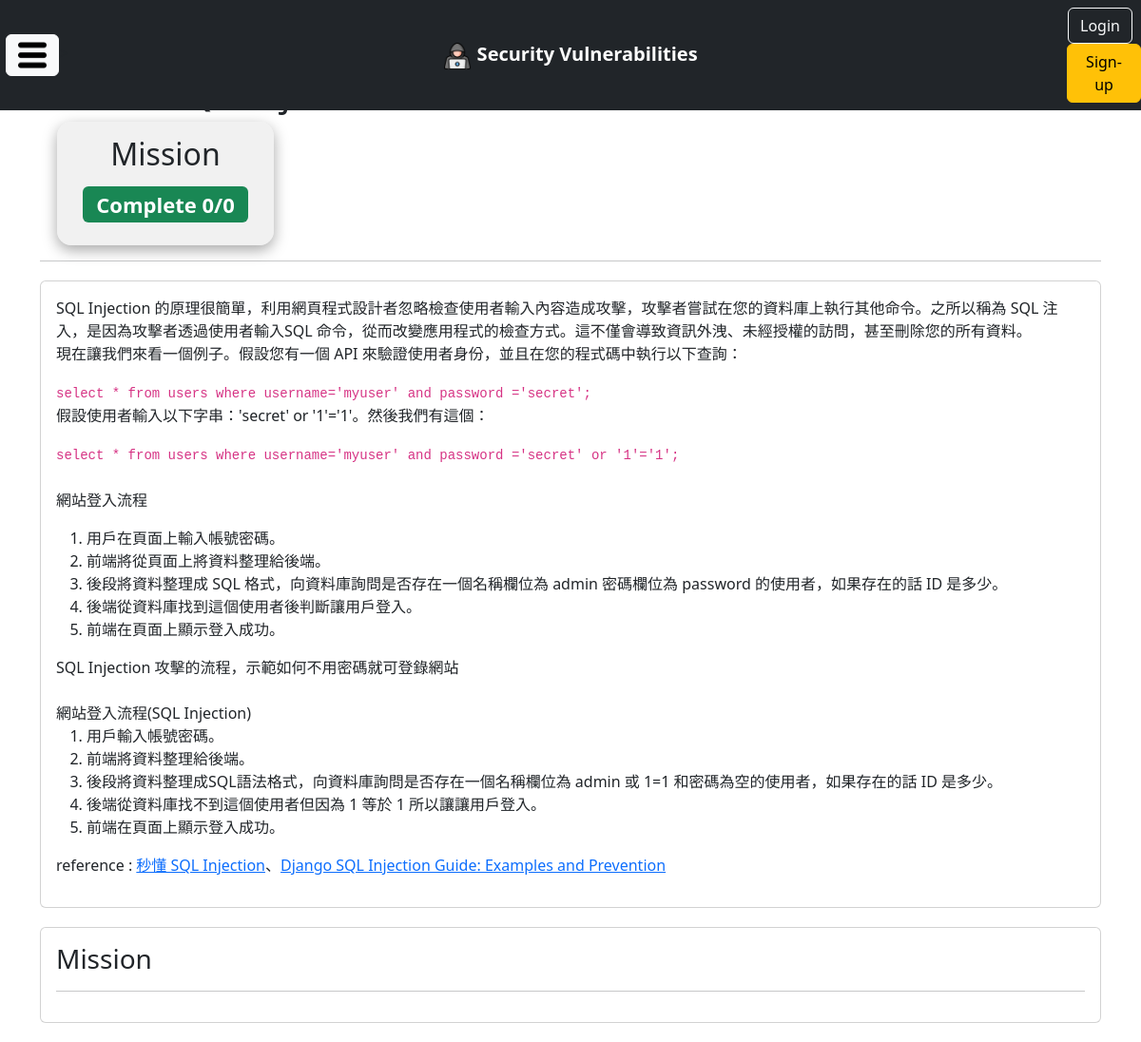
The page /sql_injection/ on the database as committed earlier.
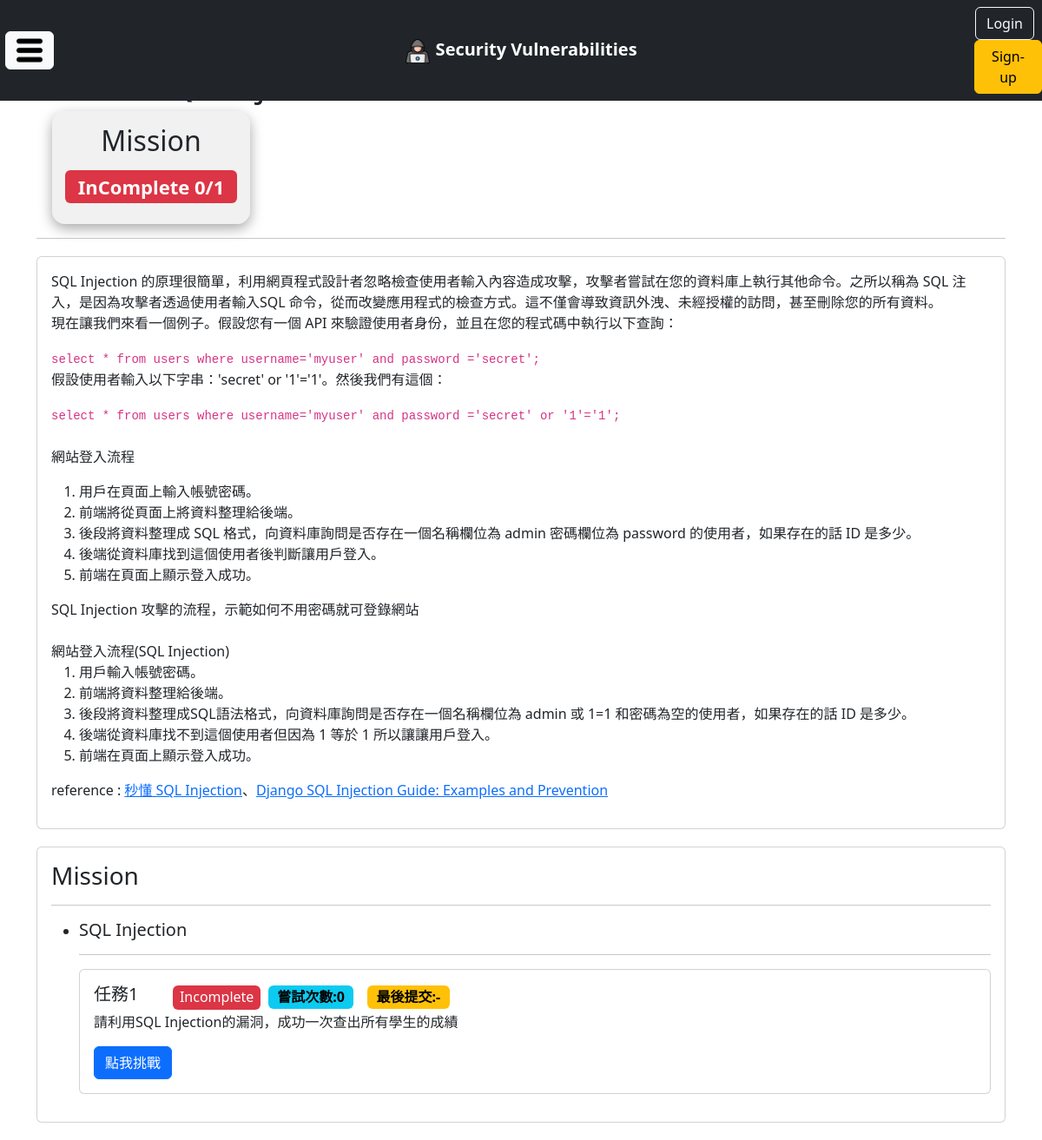
The same page on the database as committed later.
### students/models.py (models this page shows, shortened)
class Mission(models.Model):
    title = models.CharField(max_length=100)
    description = models.TextField(default="")
    alias = models.CharField(max_length=100, default="")
    category = models.ForeignKey(MissionCategory, on_delete=models.CASCADE)

### students/views.py (the view)
# urls.py: path('sql_injection/', students.sql_injection_vulnerable, name='SqlInjection'),
def sql_injection_vulnerable(request):
    category_id = MissionCategory.objects.get(title='SQL Injection').id
    missions_info, missions_complete_count = StudentService.get_missions_info(request.user.id, category_id)
    return render(request, 'students/sql_injection.html', locals())

### students/service.py (called while the page is built)
    def get_max_attempts(user_id, mission_id):
        max_attempts = MissionRecord.objects.filter(student_id=user_id, mission_id=mission_id).aggregate(Max('attempts'))['attempts__max']
        return max_attempts if max_attempts != None else 0

    def get_missions_info(user_id, category_id):
        missions_info = []
        missions = Mission.objects.filter(category_id=category_id)
        missions_complete_count = 0
        for mission in missions:
            records = MissionRecord.objects.filter(student_id=user_id, mission_id=mission.id)
            is_completed = records.filter(is_completed=True).exists()
            if is_completed:
                missions_complete_count += 1
            missions_info.append({
                'mission': mission,
                'records': records,
                'is_completed': is_completed,
                'attempts': StudentService.get_max_attempts(user_id, mission.id),
                'last_attempt': records.order_by('-created_at').first().created_at if records.exists() else ''
            })
        return missions_info, missions_complete_count

### students/templatetags/filter.py (called while the page is built)
@register.filter
def formatTime(datetime):
    if datetime == '':
        return '-'
    return datetime.strftime("%Y/%m/%d")

@register.filter
def length(list):
    return len(list)

### templates/students/sql_injection.html (shortened to what this page needs)
{% extends "base.html" %}
{% block content %}
{% load filter %}
<div class="row">
    <div class="col-9">
        <h1>什麼是 SQL Injection？</h1>
    </div>
    <div class="col-3"
        style="text-align: center;background-color: #e3e3e381;width: 20%;height: 130px;border-radius: 15px; box-shadow: rgba(0, 0, 0, 0.35) 0px 5px 15px;margin: 0px 30px;">
        {% if missions_complete_count == missions_info|length %}
        <h2 style="margin: 15px;">Mission</h2>
        <span class="badge bg-success" style="margin: 0px 0px 15px;font-size: 22px;">
            Complete {{ missions_complete_count }}/{{ missions_info|length }}
        </span>
        {% else %}
        <h2 style="margin: 15px;">Mission</h2>
        <span class="badge bg-danger" style="margin: 0px 0px 15px;font-size: 22px;">
            InComplete {{ missions_complete_count }}/{{ missions_info|length }}
        </span>
        {% endif %}
    </div>
</div>
<hr>
<div class="card" style="margin: 20px 0px;">
    <div class="card-body">
        <p>SQL Injection 的原理很簡單，利用網頁程式設計者忽略檢查使用者輸入內容造成攻擊，攻擊者嘗試在您的資料庫上執行其他命令。之所以稱為 SQL 注入，是因為攻擊者透過使用者輸入SQL
            命令，從而改變應用程式的檢查方式。這不僅會導致資訊外洩、未經授權的訪問，甚至刪除您的所有資料。
            <br>
            現在讓我們來看一個例子。假設您有一個 API 來驗證使用者身份，並且在您的程式碼中執行以下查詢：
        </p>
        <code>
                select * from users where username='myuser' and password ='secret';
            </code>
        <br>
        <p>假設使用者輸入以下字串：'secret' or '1'='1'。然後我們有這個： </p>
        <code>
                select * from users where username='myuser' and password ='secret' or '1'='1';
            </code>
            <br>
            <br>
        <p>網站登入流程
        <ol>
            <li>用戶在頁面上輸入帳號密碼。</li>
            <li>前端將從頁面上將資料整理給後端。</li>
            <li>後段將資料整理成 SQL 格式，向資料庫詢問是否存在一個名稱欄位為 admin 密碼欄位為 password 的使用者，如果存在的話 ID 是多少。</li>
            <li>後端從資料庫找到這個使用者後判斷讓用戶登入。</li>
            <li>前端在頁面上顯示登入成功。</li>
        </ol>
        SQL Injection 攻擊的流程，示範如何不用密碼就可登錄網站<br>
            <br>
        網站登入流程(SQL Injection)
        <ol>
            <li>用戶輸入帳號密碼。</li>
            <li>前端將資料整理給後端。</li>
            <li>後段將資料整理成SQL語法格式，向資料庫詢問是否存在一個名稱欄位為 admin 或 1=1 和密碼為空的使用者，如果存在的話 ID 是多少。</li>
            <li>後端從資料庫找不到這個使用者但因為 1 等於 1 所以讓讓用戶登入。</li>
            <li>前端在頁面上顯示登入成功。</li>
        </ol>
        </p>
        <p>reference : <a href="https://tech-blog.cymetrics.io/posts/nick/sqli/">秒懂 SQL Injection</a>、<a
                href="https://www.stackhawk.com/blog/sql-injection-prevention-django/">Django SQL Injection Guide:
                Examples and Prevention</a></p>
    </div>
</div>
<div class="card" style="margin: 20px 0px;">
    <div class="card-body">
        <h3 class="card-title">Mission</h3>
        <hr>
        {% for mission_info in missions_info %}
        <ul>
            <li>
                <h5>{{ mission_info.mission.title }}</h4>
                    <hr>
                    <div class="card">
                        <div class="card-body">
                            <div class="row" style="align-items: center;">
                                <h5 class="card-title col-1" style="display: inline;">任務{{ forloop.counter }}</h5>
                                <div class="col-11">
                                    <div style="width: 110px;display: inline-block;text-align: center;">
                                        {% if mission_info.is_completed %}
                                        <span class="badge bg-success">
                                            <h6 style="margin: 0;">Complete</h6>
                                        </span>
                                        {% else %}
                                        <span class="badge bg-danger">
                                            <h6 style="margin: 0;">Incomplete</h6>
                                        </span>
                                        {% endif %}
                                    </div>
                                    <div style="width: 110px;display: inline-block;">
                                        <span class="badge text-bg-info" style="font-size: 16px;">嘗試次數:{{ mission_info.attempts }}</span>
                                    </div>
                                    <div style="width: 185px;display: inline-block;">
                                        <span class="badge text-bg-warning" style="font-size: 16px;">最後提交:{{ mission_info.last_attempt|formatTime }}</span>
                                    </div>
                                </div>
                            </div>
                            <p class="card-text">{{ mission_info.mission.description }}</p>
                            <button type="button" class="btn btn-primary" data-bs-toggle="modal"
                                data-bs-target="#{{ mission_info.mission.alias }}">
                                點我挑戰
                            </button>
                        </div>
                    </div>
            </li>
        </ul>
        {% endfor %}
    </div>
</div>
{% endblock %}

### templates/base.html (shortened to what this page needs)
<!DOCTYPE html>
<html lang="en">
<head>
    {% load static %}
    <link rel="stylesheet" href="https://cdn.jsdelivr.net/npm/bootstrap@5.2.3/dist/css/bootstrap.min.css"
>
    <link rel="stylesheet" type="text/css" href="{% static 'css/search.css' %}" />
</head>
<body>
    <br><br><br>
    <nav class="navbar navbar-expand-md navbar-dark bg-dark fixed-top row " style="background-color: #fde3e3;">
        <div class=" col-sm-1" style="text-align: center;">
            <button class="btn btn-light" type="button" data-bs-toggle="offcanvas"
                data-bs-target="#offcanvasWithBothOptions" aria-controls="offcanvasWithBothOptions"><img
                    src="{% static 'images/menu.png'%}" width="30" height="30" alt=""></button>>
        </div>
        <a href="{% url 'Index' %}" class="navbar-brand mx-auto col-sm-10"
            style="font-weight: bold;text-align: center;">
            <img src="{% static 'images/logo.png' %}" width="30" height="30" class="d-inline-block aligßn-top" alt="">
            Security Vulnerabilities
        </a>
        <div class="col-sm-1" style="text-align: center;">
            {% if user.is_authenticated %}
            <a type="button" class="btn btn-danger" href="{% url 'Logout' %}">Log Out</a>
            {% else %}
            <a type="button" class="btn btn-outline-light me-2" href="{% url 'Index' %}">Login</a>
            <a type="button" class="btn btn btn-warning" href="{% url 'Register' %}">Sign-up</a>
            {% endif %}
        </div>
    </nav>
    <main role="main" class="container">
        <div id="content">
            {% block content %}{% endblock %}
        </div>
    </main>
</body>
</html>

### templates/modal_template.html (shortened to what this page needs)
{% load static %}

### static/css/search.css (style rules this page uses)
h2 { text-align: center; }

Rows that differ between the two databases and show on the page:
added Mission: mission "SQL Injection", attempts "0", last_attempt "-", mission.description "請利用SQL Injection的漏洞，成功一次查出所有學生的成績"
Other text that changed with them:
{{ missions_complete_count }}: (not shown) → "0"
{{ missions_info|length }}: (not shown) → "1"
{{ missions_complete_count }}: "0" → (not shown)
{{ missions_info|length }}: "0" → (not shown)
text no longer shown: "Complete"
text now shown: "InComplete"
